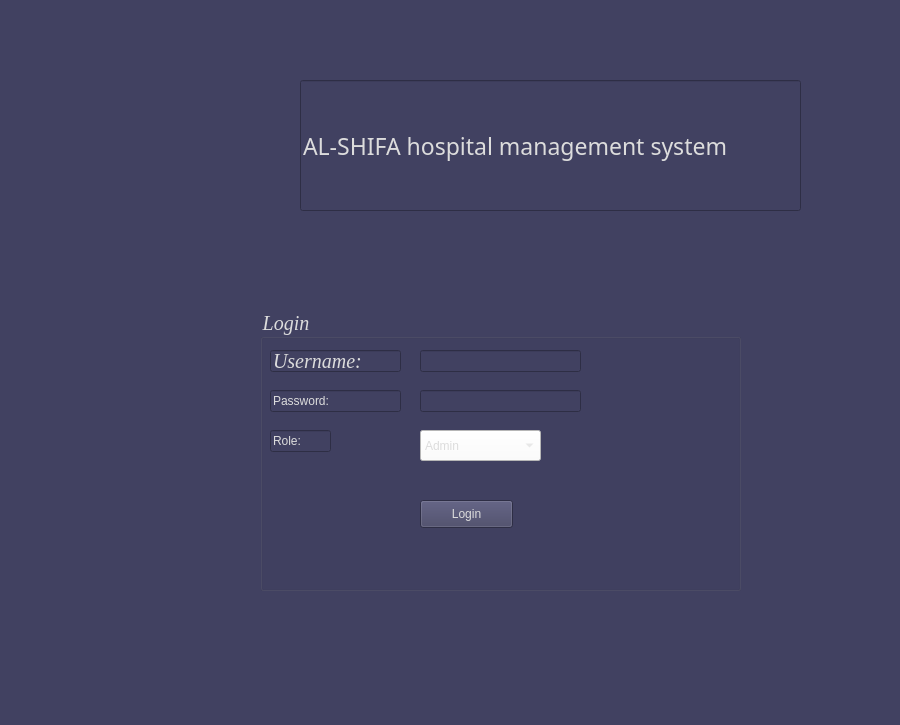
<ui version="4.0">
 <class>MainWindow</class>
 <widget class="QMainWindow" name="MainWindow" styleSheet="&#10;    QMainWindow {&#10;        background-color: qlineargradient(spread:pad, x1:0, y1:0, x2:1, y2:1, stop:0 #283048, stop:1 #859398);&#10;    }&#10;    QLabel {&#10;        font-family: &quot;Segoe UI&quot;;&#10;        font-size: 14pt;&#10;        color: white;&#10;    }&#10;    QLabel#title {&#10;        font-size: 20pt;&#10;        font-weight: bold;&#10;        margin-bottom: 10px;&#10;    }&#10;    QLineEdit {&#10;        border: 1px solid #ccc;&#10;        border-radius: 5px;&#10;        padding: 5px;&#10;        font-size: 12pt;&#10;    }&#10;    QPushButton {&#10;        background-color: #4CAF50;&#10;        color: white;&#10;        border-radius: 5px;&#10;        padding: 10px;&#10;    }&#10;    QPushButton:hover {&#10;        background-color: #45a049;&#10;    }&#10;    QComboBox {&#10;        border: 1px solid #ccc;&#10;        border-radius: 5px;&#10;        padding: 5px;&#10;        font-size: 12pt;&#10;    }&#10;    QGroupBox {&#10;        border: 1px solid #ffffff;&#10;        border-radius: 10px;&#10;        margin-top: 20px;&#10;        padding: 10px;&#10;    }&#10;    ">
  <property name="geometry">
   <rect>
    <x>0</x>
    <y>0</y>
    <width>900</width>
    <height>725</height>
   </rect>
  </property>
  <property name="font">
   <font>
    <family>Wingdings</family>
   </font>
  </property>
  <property name="windowTitle">
   <string>MainWindow</string>
  </property>
  <property name="styleSheet">
   <string notr="true">background-color: rgb(96, 71, 127);
background-color: rgb(73, 73, 109);
background-color: rgb(0, 79, 116);
background-color: rgb(65, 65, 97);</string>
  </property>
  <widget class="QWidget" name="centralwidget">
   <widget class="QGroupBox" name="groupBox">
    <property name="geometry">
     <rect>
      <x>260</x>
      <y>310</y>
      <width>481</width>
      <height>281</height>
     </rect>
    </property>
    <property name="font">
     <font>
      <family>times new roman</family>
      <pointsize>15</pointsize>
      <weight>3</weight>
      <italic>true</italic>
      <bold>false</bold>
     </font>
    </property>
    <property name="styleSheet">
     <string notr="true">color:rgb(220, 220, 220);
font: 25 italic 15pt "times new roman";
</string>
    </property>
    <property name="title">
     <string>Login</string>
    </property>
    <widget class="QLineEdit" name="lineEdit">
     <property name="geometry">
      <rect>
       <x>10</x>
       <y>40</y>
       <width>131</width>
       <height>22</height>
      </rect>
     </property>
     <property name="font">
      <font>
       <family>times new roman</family>
       <pointsize>15</pointsize>
       <weight>3</weight>
       <italic>true</italic>
       <bold>false</bold>
      </font>
     </property>
     <property name="styleSheet">
      <string notr="true">border-color: rgb(255, 255, 255);</string>
     </property>
     <property name="text">
      <string>Username:</string>
     </property>
    </widget>
    <widget class="QLineEdit" name="lineEdit_2">
     <property name="geometry">
      <rect>
       <x>10</x>
       <y>80</y>
       <width>131</width>
       <height>22</height>
      </rect>
     </property>
     <property name="styleSheet">
      <string notr="true">border-color: rgb(255, 255, 255);</string>
     </property>
     <property name="text">
      <string>Password:</string>
     </property>
    </widget>
    <widget class="QPushButton" name="pushButton_2">
     <property name="geometry">
      <rect>
       <x>160</x>
       <y>190</y>
       <width>93</width>
       <height>28</height>
      </rect>
     </property>
     <property name="text">
      <string>Login</string>
     </property>
    </widget>
    <widget class="QLineEdit" name="lineEdit_3">
     <property name="geometry">
      <rect>
       <x>160</x>
       <y>40</y>
       <width>161</width>
       <height>22</height>
      </rect>
     </property>
    </widget>
    <widget class="QLineEdit" name="lineEdit_4">
     <property name="geometry">
      <rect>
       <x>160</x>
       <y>80</y>
       <width>161</width>
       <height>22</height>
      </rect>
     </property>
     <property name="styleSheet">
      <string notr="true">border-top-color: rgb(0, 0, 0);</string>
     </property>
    </widget>
    <widget class="QLineEdit" name="lineEdit_5">
     <property name="geometry">
      <rect>
       <x>10</x>
       <y>120</y>
       <width>61</width>
       <height>22</height>
      </rect>
     </property>
     <property name="styleSheet">
      <string notr="true">border-color: rgb(255, 255, 255);</string>
     </property>
     <property name="text">
      <string>Role:</string>
     </property>
    </widget>
    <widget class="QComboBox" name="comboBox">
     <property name="geometry">
      <rect>
       <x>160</x>
       <y>120</y>
       <width>121</width>
       <height>31</height>
      </rect>
     </property>
     <property name="styleSheet">
      <string notr="true">background-color: rgb(255, 255, 255);
selection-background-color: rgb(255, 255, 255);</string>
     </property>
     <item>
      <property name="text">
       <string>Admin</string>
      </property>
     </item>
     <item>
      <property name="text">
       <string>Doctor</string>
      </property>
     </item>
     <item>
      <property name="text">
       <string>staff</string>
      </property>
     </item>
    </widget>
   </widget>
   <widget class="QLabel" name="label">
    <property name="geometry">
     <rect>
      <x>20</x>
      <y>0</y>
      <width>261</width>
      <height>281</height>
     </rect>
    </property>
    <property name="styleSheet">
     <string notr="true">background-color: rgb(96, 71, 127);
background-color: rgb(73, 73, 109);
background-color: rgb(0, 79, 116);
background-color: rgb(65, 65, 97);</string>
    </property>
    <property name="text">
     <string />
    </property>
    <property name="pixmap">
     <pixmap>images.png</pixmap>
    </property>
    <property name="scaledContents">
     <bool>true</bool>
    </property>
   </widget>
   <widget class="QLineEdit" name="lineEdit_6">
    <property name="geometry">
     <rect>
      <x>300</x>
      <y>80</y>
      <width>501</width>
      <height>131</height>
     </rect>
    </property>
    <property name="font">
     <font>
      <family>High Tower Text</family>
      <pointsize>17</pointsize>
     </font>
    </property>
    <property name="styleSheet">
     <string notr="true">border-bottom-color: rgb(255, 255, 255);
border-bottom-color: rgb(255, 255, 255);
color:rgb(220, 220, 220);
</string>
    </property>
    <property name="text">
     <string>AL-SHIFA hospital management system</string>
    </property>
   </widget>
  </widget>
  <widget class="QMenuBar" name="menubar">
   <property name="geometry">
    <rect>
     <x>0</x>
     <y>0</y>
     <width>900</width>
     <height>26</height>
    </rect>
   </property>
  </widget>
  <widget class="QStatusBar" name="statusbar" />
 </widget>
 <resources>
  <include location="sample.qrc" />
  <include location="sample2.src.qrc" />
  <include location="sample1.qrc" />
 </resources>
 <connections />
</ui>
